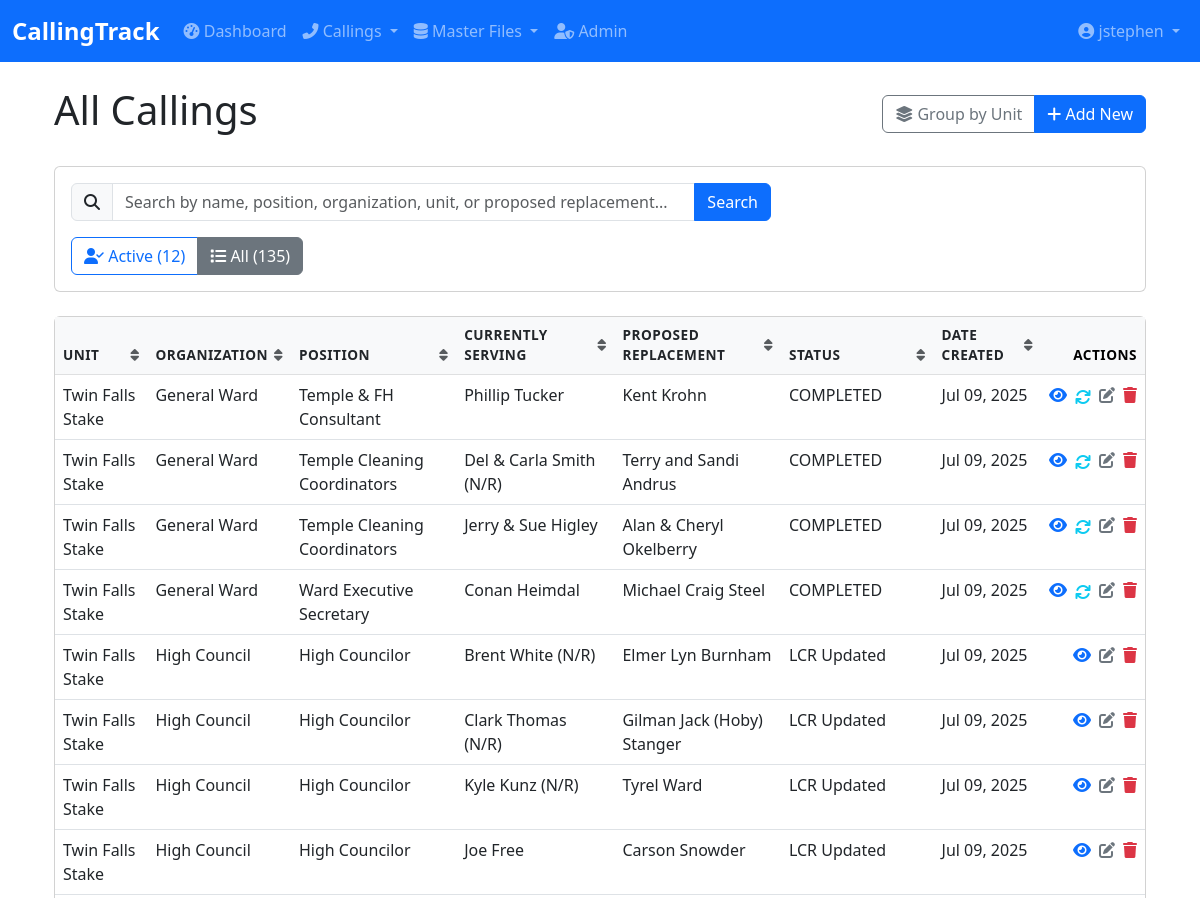
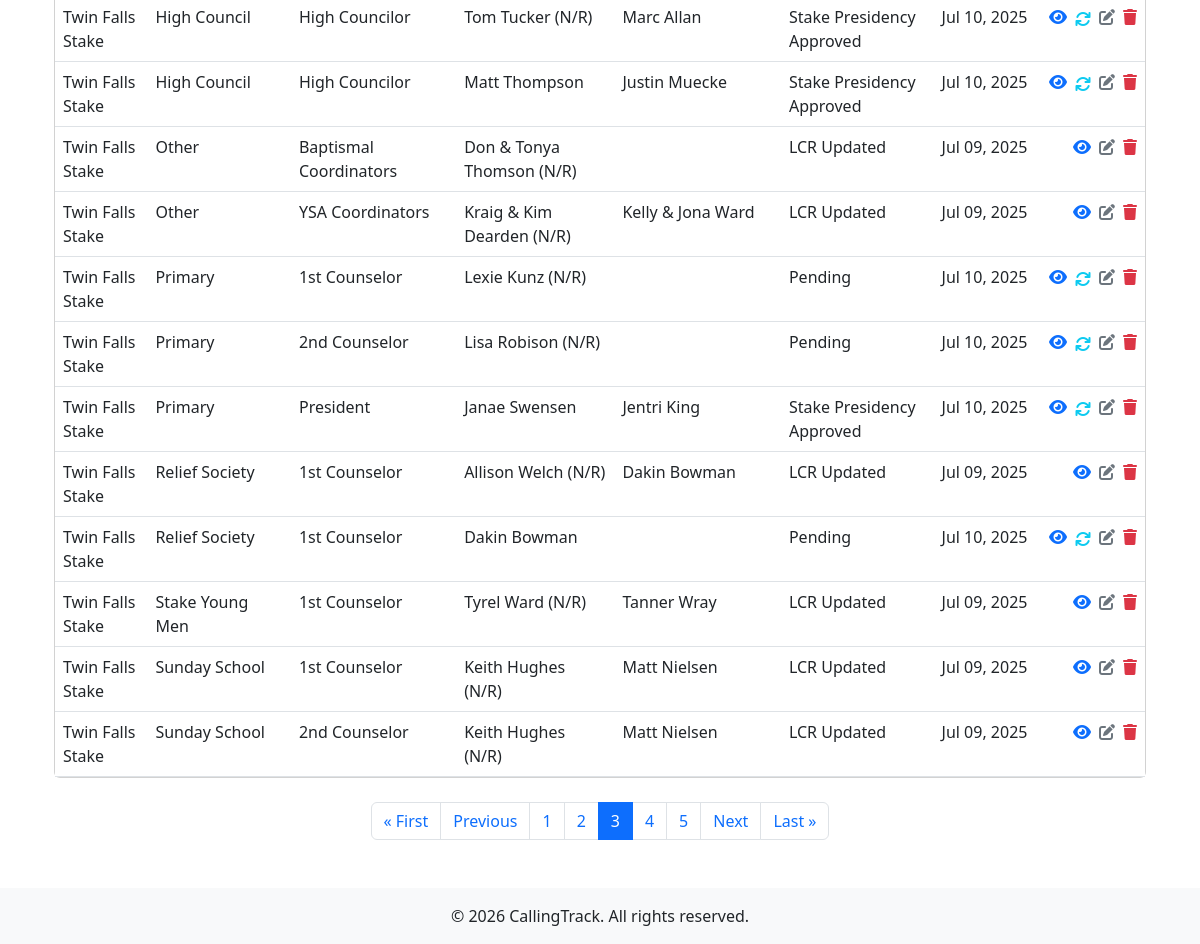
Page /callings/callings/?page=3 (signed in) on the earlier database version (2 pictures, top to bottom).
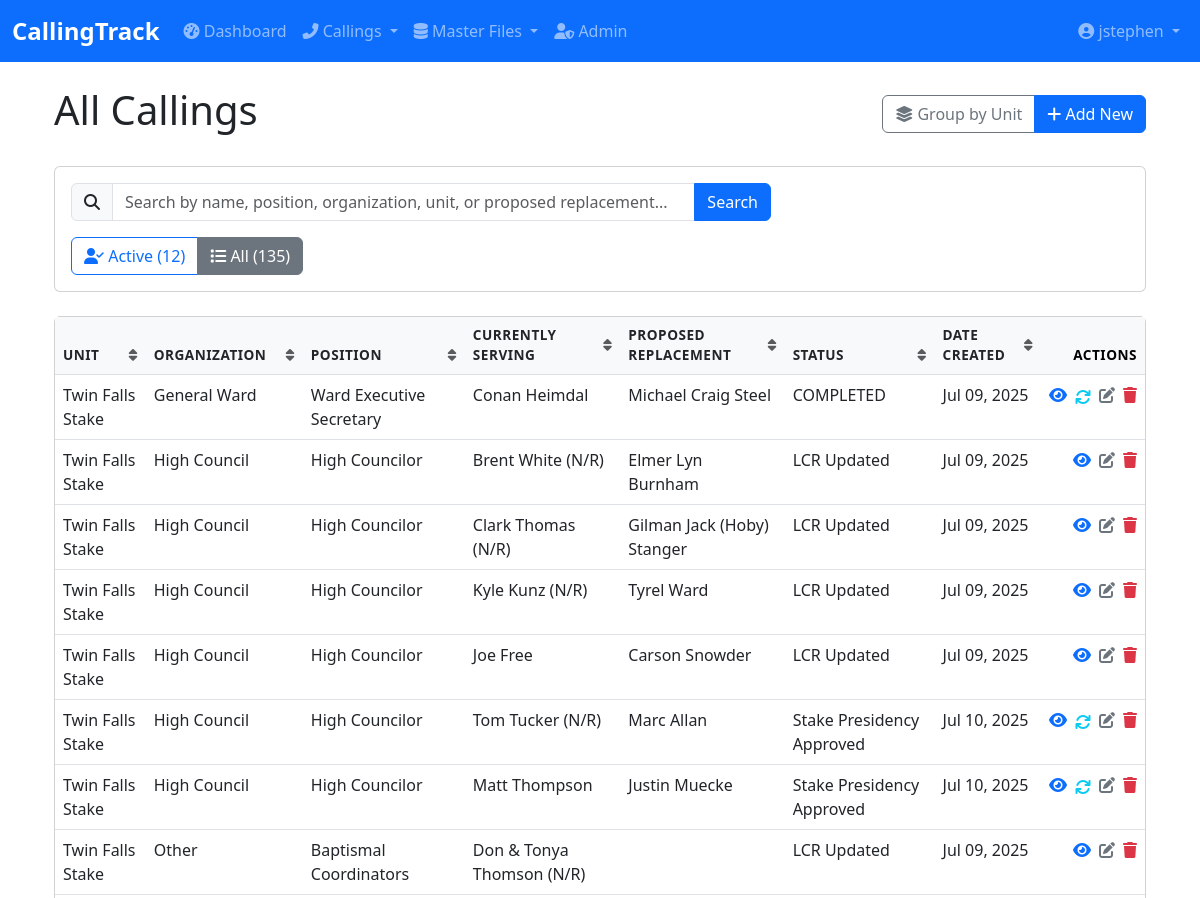
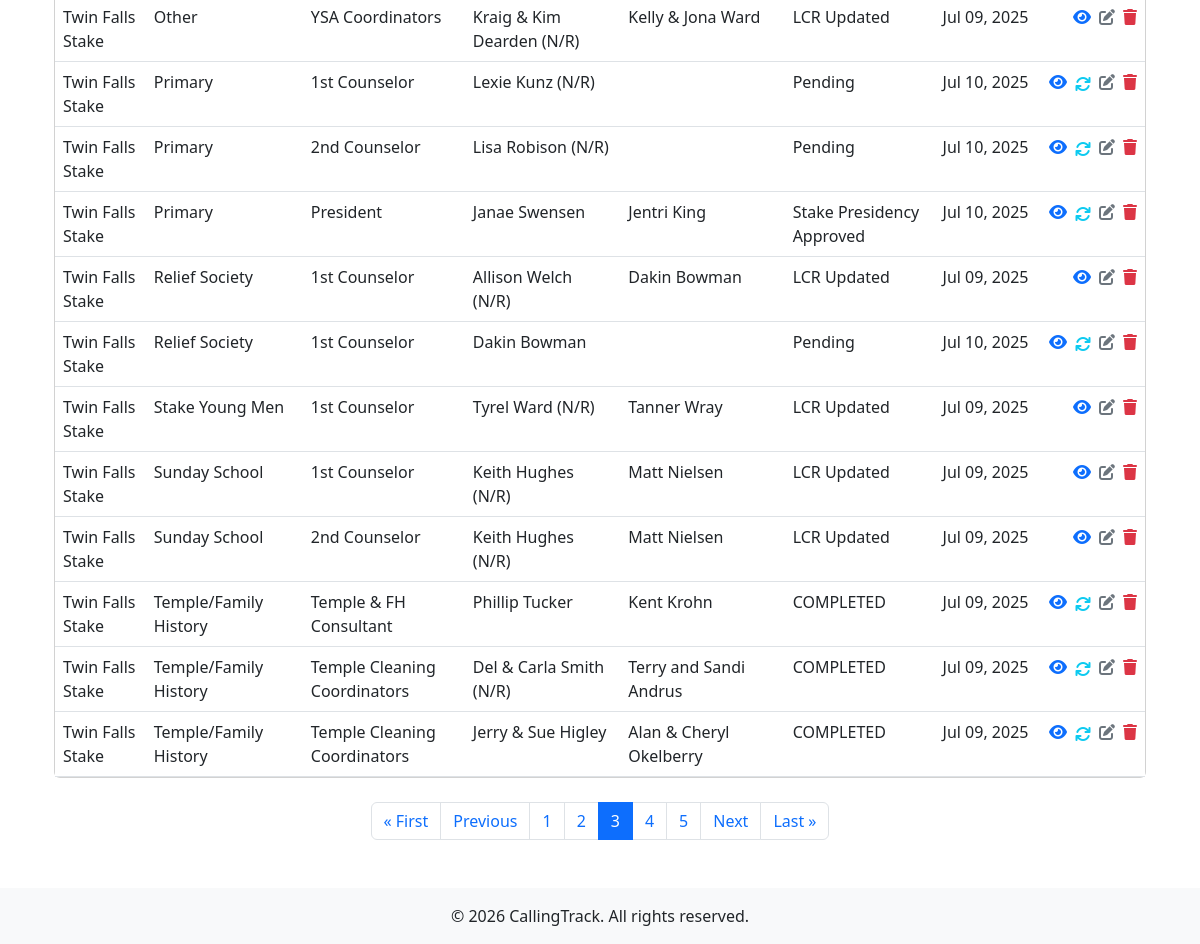
Same page on the later database version (2 pictures, top to bottom).
### callings/models.py (models this page shows, shortened)
class Unit(models.Model):
    UNIT_TYPES = [
        ('WARD', 'Ward'),
        ('BRANCH', 'Branch'),
        ('STAKE', 'Stake'),
    ]
    name = models.CharField(max_length=100)
    unit_type = models.CharField(max_length=10, choices=UNIT_TYPES)
    parent_unit = models.ForeignKey('self', on_delete=models.SET_NULL, null=True, blank=True, related_name='child_units')
    meeting_time = models.TimeField(null=True, blank=True, help_text="Regular meeting time for this unit")
    location = models.CharField(max_length=200, blank=True, help_text="Physical location of the unit")
    is_active = models.BooleanField(default=True, help_text="Whether this unit is currently active")
    sort_order = models.PositiveSmallIntegerField(
        default=0,
        help_text="Order in which units should be displayed (lower numbers first)"
    )
    created_at = models.DateTimeField(auto_now_add=True)
    updated_at = models.DateTimeField(auto_now=True)
    class Meta:
        ordering = ['sort_order', 'name']
    def __str__(self):
        unit_type_display = self.get_unit_type_display()
        if unit_type_display.lower() in self.name.lower():
            return self.name
        else:
            return f"{self.name} ({unit_type_display})"

class Organization(models.Model):
    name = models.CharField(max_length=100, unique=True)
    description = models.TextField(blank=True, null=True)
    unit = models.ForeignKey(Unit, on_delete=models.CASCADE, related_name='organizations', null=True, blank=True)
    leader = models.CharField(max_length=200, blank=True, null=True)
    is_active = models.BooleanField(default=True, help_text="Whether this organization is currently active")
    created_at = models.DateTimeField(auto_now_add=True)
    updated_at = models.DateTimeField(auto_now=True)
    class Meta:
        ordering = ['name']
    def __str__(self):
        return self.name

class Position(models.Model):
    title = models.CharField(max_length=100, unique=True)
    description = models.TextField(blank=True, null=True, help_text="Description of the position's responsibilities")
    is_leadership = models.BooleanField(default=False, help_text="Whether this is a leadership position")
    is_active = models.BooleanField(default=True, help_text="Whether this position is currently active")
    requires_setting_apart = models.BooleanField(
        default=False,
        help_text="Whether this position requires the member to be set apart"
    )
    display_order = models.PositiveSmallIntegerField(
        default=0,
        help_text="Order in which positions should be displayed (lower numbers first)"
    )
    created_at = models.DateTimeField(auto_now_add=True)
    updated_at = models.DateTimeField(auto_now=True)
    class Meta:
        ordering = ['display_order', 'title']
    def __str__(self):
        return self.title

class Calling(models.Model):
    STATUS_CHOICES = [
        ('PENDING', 'Pending'),
        ('APPROVED', 'Stake Presidency Approved'),
        ('HC_APPROVED', 'High Council Approved'),
        ('ON_HOLD', 'On Hold'),
        ('CALLED', 'Called'),
        ('LCR_UPDATED', 'LCR Updated'),
    ]
    unit = models.ForeignKey(Unit, on_delete=models.CASCADE, related_name='callings')
    organization = models.ForeignKey(Organization, on_delete=models.PROTECT, related_name='callings')
    position = models.ForeignKey(Position, on_delete=models.PROTECT, related_name='callings')
    name = models.CharField(max_length=200, blank=True, null=True)
    status = models.CharField(max_length=12, choices=STATUS_CHOICES, default='PENDING')
    is_active = models.BooleanField(default=True, help_text="Whether this calling is currently active")
    date_called = models.DateField(null=True, blank=True, default=None, help_text="Date when the calling was issued")
    date_sustained = models.DateField(null=True, blank=True, help_text="Date when the calling was sustained")
    date_set_apart = models.DateField(null=True, blank=True, help_text="Date when the member was set apart")
    date_released = models.DateField(null=True, blank=True, help_text="Date when the calling was released")
    called_by = models.CharField(
        max_length=200,
        blank=True,
        null=True,
        help_text="Name of person who extended the calling"
    )
    released_by = models.CharField(
        max_length=200,
        blank=True,
        null=True,
        help_text="Name of person who released the calling"
    )
    proposed_replacement = models.CharField(
        max_length=200,
        blank=True,
        null=True,
        help_text="Name of the proposed replacement for this calling"
    )
    home_unit = models.ForeignKey(
        Unit,
        on_delete=models.SET_NULL,
        blank=True,
        null=True,
        related_name='home_members',
        help_text="Home unit of the person (may differ from calling unit)"
    )
    presidency_approved = models.DateField(
        null=True,
        blank=True,
        help_text="Date when the presidency approved the calling"
    )
    hc_approved = models.DateField(
        null=True,
        blank=True,
        help_text="Date when the high council approved the calling"
    )
    bishop_consulted_by = models.CharField(
        max_length=200,
        blank=True,
        null=True,
        help_text="Name of bishop who was consulted for the calling"
    )
    lcr_updated = models.BooleanField(
        default=False,
        help_text="Whether this calling has been synced with LCR"
    )
    notes = models.TextField(
        blank=True,
        null=True,
        help_text="Additional notes about the calling"
    )
    release_notes = models.TextField(
        blank=True,
        null=True,
        help_text="Notes about the release of this calling"
    )
    created_at = models.DateTimeField(auto_now_add=True)
    updated_at = models.DateTimeField(auto_now=True)
    class Meta:
        ordering = ['-date_called']
        verbose_name_plural = 'Callings'
        indexes = [
            models.Index(fields=['status', '-date_called'], name='calling_status_date_idx'),
            models.Index(fields=['unit', 'status'], name='calling_unit_status_idx'),
            models.Index(fields=['organization', 'status'], name='calling_org_status_idx'),
            models.Index(fields=['is_active', 'status'], name='calling_active_status_idx'),
            models.Index(fields=['date_released'], name='calling_released_idx'),
            models.Index(fields=['lcr_updated'], name='calling_lcr_idx'),
        ]
    def get_display_name(self):
        if self.name:
            if not self.date_released:
                return f"{self.name} (N/R)"
            return self.name
        return self.name
    def get_list_display(self):
        return [
            self.unit,
            self.organization,
            self.position,
            self.get_display_name(),
            self.proposed_replacement or '',
            self.get_status_display()
        ]
    def get_absolute_url(self):
        return reverse('callings:calling-detail', kwargs={'pk': self.pk})

### callings/views.py (the view, shortened to what this page needs)
# urls.py: path('callings/', views.CallingListView.as_view(), name='calling-list'),
class CallingListView(LoginRequiredMixin, TitleMixin, ListView):
    model = Calling
    template_name = 'callings/calling/calling_list.html'
    context_object_name = 'callings'
    title = 'All Callings'
    paginate_by = 20
    def get_queryset(self):
        queryset = super().get_queryset().select_related('position', 'organization', 'unit')
        search = self.request.GET.get('search')
        status_filter = self.request.GET.get('status')
        if status_filter == 'pending':
            queryset = queryset.filter(status='PENDING')
        elif status_filter == 'approved':
            queryset = queryset.filter(status='APPROVED')
        elif status_filter == 'completed':
            queryset = queryset.filter(status='COMPLETED')
        elif status_filter == 'lcr_updated':
            queryset = queryset.filter(status='LCR_UPDATED')
        elif status_filter == 'cancelled':
            queryset = queryset.filter(status='CANCELLED')
        elif status_filter == 'on_hold':
            queryset = queryset.filter(status='ON_HOLD')
        elif status_filter == 'active':
            queryset = queryset.exclude(status__in=['COMPLETED', 'LCR_UPDATED', 'CANCELLED'])
        elif status_filter == 'all':
            pass
        else:
            pass
        sort_field = self.request.GET.get('sort')
        sort_order = self.request.GET.get('order', 'asc')
        return queryset.order_by('unit__sort_order', 'unit__name', 'organization__name', 'position__title')
    def get_context_data(self, **kwargs):
        context = super().get_context_data(**kwargs)
        all_callings = Calling.objects.select_related('position', 'organization', 'unit')
        search = self.request.GET.get('search')
        context['pending_count'] = all_callings.filter(status='PENDING').count()
        context['approved_count'] = all_callings.filter(status='APPROVED').count()
        context['completed_count'] = all_callings.filter(status='COMPLETED').count()
        context['lcr_updated_count'] = all_callings.filter(status='LCR_UPDATED').count()
        context['cancelled_count'] = all_callings.filter(status='CANCELLED').count()
        context['on_hold_count'] = all_callings.filter(status='ON_HOLD').count()
        context['active_count'] = all_callings.exclude(status__in=['COMPLETED', 'LCR_UPDATED', 'CANCELLED']).count()
        context['all_count'] = all_callings.count()
        context['current_status'] = self.request.GET.get('status', 'all')
        context['current_search'] = search or ''
        context['headers'] = ['Unit', 'Organization', 'Position', 'Currently Serving', 'Proposed Replacement', 'Status']
        return context

### callings/views.py (called while the page is built)
    def get_title(self):
        return self.title

    def get_context_data(self, **kwargs):
        context = super().get_context_data(**kwargs)
        context['title'] = self.get_title()
        return context

### callings/templates/callings/calling/calling_list.html (shortened to what the changed rows need)
{% extends 'callings/base.html' %}
{% load table_tags %}
{% block content %}
<div class="container">
    <div class="d-flex justify-content-between align-items-center mb-4">
        <h1>{{ title }}</h1>
    </div>
    <div class="card">
        <div class="card-body p-0">
            <div class="table-responsive">
                <table class="table table-hover mb-0">
                    <thead class="table-light">
                        <tr>
                            <th>{% sort_header 'unit' 'Unit' %}</th>
                            <th>{% sort_header 'organization' 'Organization' %}</th>
                            <th>{% sort_header 'position' 'Position' %}</th>
                            <th>{% sort_header 'name' 'Currently Serving' %}</th>
                            <th>{% sort_header 'proposed_replacement' 'Proposed Replacement' %}</th>
                            <th>{% sort_header 'status' 'Status' %}</th>
                            <th>{% sort_header 'created_at' 'Date Created' 'desc' %}</th>
                            <th class="text-end">Actions</th>
                        </tr>
                    </thead>
                    <tbody>
                        {% for calling in callings %}
                        <tr>
                            {% for field in calling.get_list_display %}
                            <td>{{ field }}</td>
                            {% endfor %}
                            <td>{{ calling.created_at|date:"M d, Y" }}</td>
                            <td class="text-end">
                                <div class="d-flex justify-content-end gap-2">
                                    <a href="{{ calling.get_absolute_url }}" class="text-primary"
                                       data-bs-toggle="tooltip" title="View">
                                        <i class="fas fa-eye"></i>
                                    </a>
                                    {% if calling.status != 'LCR_UPDATED' %}
                                    <form method="post" action="{% url 'callings:calling-lcr-update' calling.pk %}" class="d-inline">
                                        <button type="submit" class="btn p-0 border-0 text-info"
                                                data-bs-toggle="tooltip" title="Mark as LCR Updated">
                                            <i class="fas fa-sync"></i>
                                        </button>
                                    </form>
                                    {% endif %}
                                    <a href="{% url 'callings:calling-update' calling.pk %}" class="text-secondary"
                                       data-bs-toggle="tooltip" title="Edit">
                                        <i class="fas fa-edit"></i>
                                    </a>
                                    <a href="{% url 'callings:calling-delete' calling.pk %}" class="text-danger"
                                       data-bs-toggle="tooltip" title="Delete">
                                        <i class="fas fa-trash"></i>
                                    </a>
                                </div>
                            </td>
                        </tr>
                        {% endfor %}
                    </tbody>
                </table>
            </div>
        </div>
    </div>
    {% if is_paginated %}
    <nav aria-label="Page navigation" class="mt-4">
        <ul class="pagination justify-content-center">
            {% for num in page_obj.paginator.page_range %}
                {% if page_obj.number == num %}
                <li class="page-item active">
                    <span class="page-link">{{ num }}</span>
                </li>
                {% elif num > page_obj.number|add:'-3' and num < page_obj.number|add:'3' %}
                <li class="page-item">
                    <a class="page-link" href="?page={{ num }}{% for key, value in request.GET.items %}{% if key != 'page' %}&{{ key }}={{ value }}{% endif %}{% endfor %}">
                        {{ num }}
                    </a>
                </li>
                {% endif %}
            {% endfor %}
        </ul>
    </nav>
    {% endif %}
</div>
{% endblock %}

Differences in the rows shown:
changed Calling "Phillip Tucker": gains Organization (name "Temple/Family History"); loses Organization (name "General Ward"); moves down the list
changed Calling "Terry and Sandi Andrus": gains Organization (name "Temple/Family History"); loses Organization (name "General Ward"); moves down the list
changed Calling "Jerry & Sue Higley": gains Organization (name "Temple/Family History"); loses Organization (name "General Ward"); moves down the list
